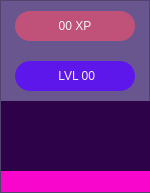
              <widget class="QFrame" name="frame_progressbar">
               <property name="minimumSize">
                <size>
                 <width>150</width>
                 <height>0</height>
                </size>
               </property>
               <property name="maximumSize">
                <size>
                 <width>150</width>
                 <height>16777215</height>
                </size>
               </property>
               <property name="layoutDirection">
                <enum>Qt::LeftToRight</enum>
               </property>
               <property name="styleSheet">
                <string notr="true">background-color: rgb(105, 86, 143);</string>
               </property>
               <property name="frameShape">
                <enum>QFrame::StyledPanel</enum>
               </property>
               <property name="frameShadow">
                <enum>QFrame::Raised</enum>
               </property>
               <layout class="QVBoxLayout" name="verticalLayout_11">
                <property name="spacing">
                 <number>0</number>
                </property>
                <property name="leftMargin">
                 <number>0</number>
                </property>
                <property name="topMargin">
                 <number>0</number>
                </property>
                <property name="rightMargin">
                 <number>0</number>
                </property>
                <property name="bottomMargin">
                 <number>0</number>
                </property>
                <item alignment="Qt::AlignHCenter">
                 <widget class="QLabel" name="label_xp">
                  <property name="minimumSize">
                   <size>
                    <width>120</width>
                    <height>50</height>
                   </size>
                  </property>
                  <property name="maximumSize">
                   <size>
                    <width>100</width>
                    <height>16777215</height>
                   </size>
                  </property>
                  <property name="styleSheet">
                   <string notr="true">QLabel{
	background-color: #c0527a;
	font: 87 16pt &quot;Arial Black&quot;;
	color: whitesmoke;
	border-radius: 15px;
	margin: 10 px;
	right-margin: 10px;
}

QLabel:hover{
	background-color: rgb(0, 0, 0);
	color: #c0527a;
	font: 87 16pt &quot;Arial Black&quot;;
	border-radius: 15px;
	margin: 10 px;
	right-margin: 10px;
}



</string>
                  </property>
                  <property name="text">
                   <string>00 XP</string>
                  </property>
                  <property name="alignment">
                   <set>Qt::AlignCenter</set>
                  </property>
                  <property name="wordWrap">
                   <bool>false</bool>
                  </property>
                  <property name="margin">
                   <number>0</number>
                  </property>
                 </widget>
                </item>
                <item alignment="Qt::AlignHCenter">
                 <widget class="QLabel" name="label_level">
                  <property name="minimumSize">
                   <size>
                    <width>120</width>
                    <height>50</height>
                   </size>
                  </property>
                  <property name="maximumSize">
                   <size>
                    <width>120</width>
                    <height>16777215</height>
                   </size>
                  </property>
                  <property name="styleSheet">
                   <string notr="true">QLabel{
	background-color: #5e17eb;
	font: 87 16pt &quot;Arial Black&quot;;
	color: whitesmoke;
	border-radius: 15px;
	margin: 10 px;
	right-margin: 10px;
}

QLabel:hover{
	background-color: rgb(0, 0, 0);
	color: #5e17eb;
	font: 87 16pt &quot;Arial Black&quot;;
	border-radius: 15px;
	margin: 10 px;
	right-margin: 10px;
}


</string>
                  </property>
                  <property name="text">
                   <string> LVL 00</string>
                  </property>
                  <property name="alignment">
                   <set>Qt::AlignCenter</set>
                  </property>
                  <property name="wordWrap">
                   <bool>false</bool>
                  </property>
                  <property name="margin">
                   <number>0</number>
                  </property>
                 </widget>
                </item>
                <item>
                 <widget class="QProgressBar" name="barra_xp">
                  <property name="minimumSize">
                   <size>
                    <width>170</width>
                    <height>20</height>
                   </size>
                  </property>
                  <property name="font">
                   <font>
                    <kerning>true</kerning>
                   </font>
                  </property>
                  <property name="styleSheet">
                   <string notr="true">QProgressBar
{
background-color: ;
	background-color: rgb(46, 2, 73);
border : 1px;
}
QProgressBar::chunk{
	
	background-color: rgb(248, 6, 204);
}
</string>
                  </property>
                  <property name="value">
                   <number>24</number>
                  </property>
                  <property name="alignment">
                   <set>Qt::AlignCenter</set>
                  </property>
                  <property name="textVisible">
                   <bool>false</bool>
                  </property>
                  <property name="orientation">
                   <enum>Qt::Vertical</enum>
                  </property>
                 </widget>
                </item>
               </layout>
              </widget>
